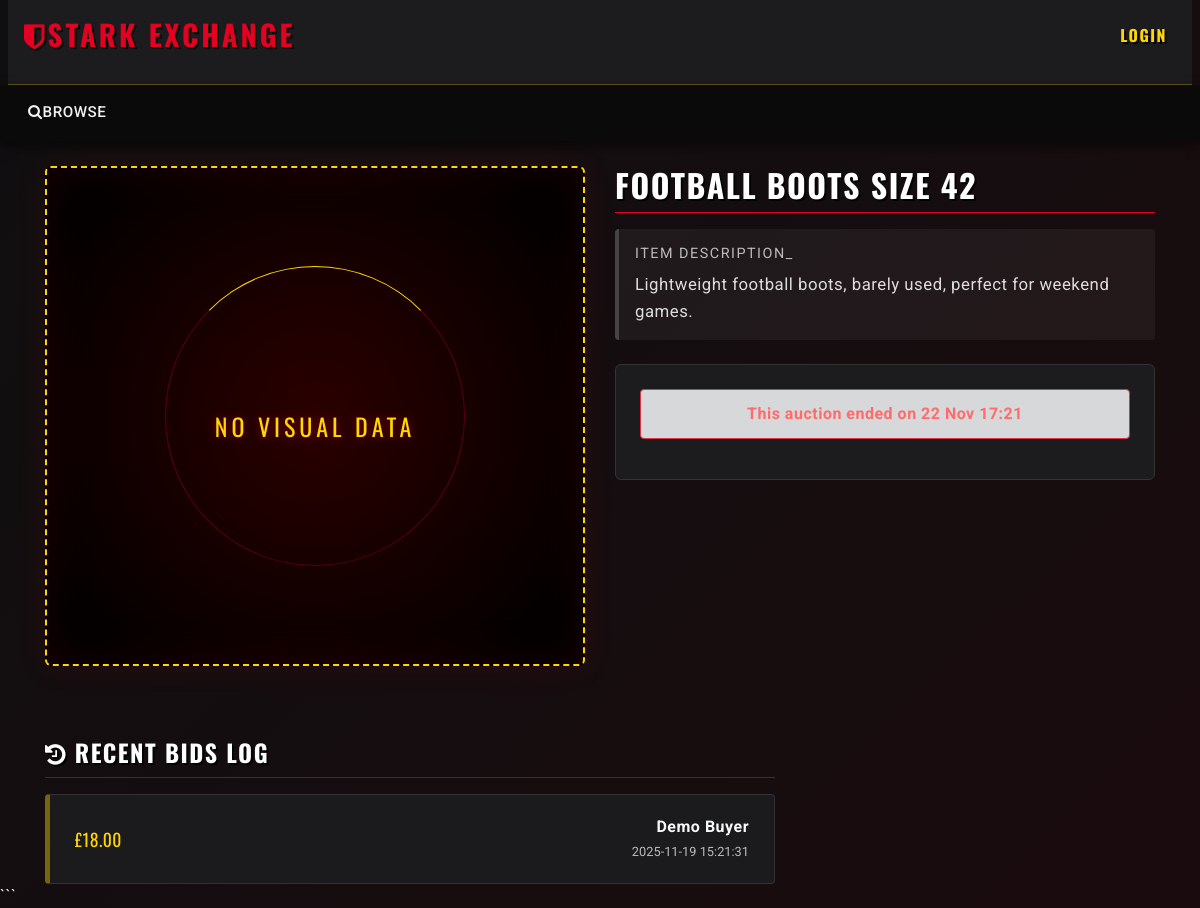
The app's page /listing.php?item_id=2 with its own data.
### tables this page shows
CREATE TABLE auctions (
    auction_id    INT AUTO_INCREMENT PRIMARY KEY,
    item_id       INT NOT NULL,
    seller_id     INT NOT NULL,
    start_price   DECIMAL(10,2) NOT NULL,
    reserve_price DECIMAL(10,2),
    start_date    DATETIME NOT NULL DEFAULT CURRENT_TIMESTAMP,
    end_date      DATETIME NOT NULL,
    winner_id     INT NULL,
    status        ENUM('pending','active','finished','cancelled')
                  NOT NULL DEFAULT 'pending',

    CONSTRAINT fk_auctions_item
        FOREIGN KEY (item_id)
        REFERENCES items(item_id)
        ON DELETE CASCADE
        ON UPDATE CASCADE,

    CONSTRAINT fk_auctions_seller
        FOREIGN KEY (seller_id)
        REFERENCES users(user_id)
        ON DELETE CASCADE
        ON UPDATE CASCADE,

    CONSTRAINT fk_auctions_winner
        FOREIGN KEY (winner_id)
        REFERENCES users(user_id)
        ON DELETE SET NULL
        ON UPDATE CASCADE
);

CREATE TABLE items (
    item_id      INT AUTO_INCREMENT PRIMARY KEY,
    title        VARCHAR(255) NOT NULL,
    description  TEXT,
    
     
    image_path   VARCHAR(255) DEFAULT NULL, 
     

    category_id  INT NOT NULL,
    seller_id    INT NOT NULL,
    created_at   DATETIME NOT NULL DEFAULT CURRENT_TIMESTAMP,

    CONSTRAINT fk_items_category
        FOREIGN KEY (category_id)
        REFERENCES categories(category_id)
        ON DELETE RESTRICT
        ON UPDATE CASCADE,

    CONSTRAINT fk_items_seller
        FOREIGN KEY (seller_id)
        REFERENCES users(user_id)
        ON DELETE CASCADE
        ON UPDATE CASCADE
);

CREATE TABLE bids (
    bid_id      INT AUTO_INCREMENT PRIMARY KEY,
    auction_id  INT NOT NULL,
    buyer_id    INT NOT NULL,
    bid_amount  DECIMAL(10,2) NOT NULL,
    bid_time    DATETIME NOT NULL DEFAULT CURRENT_TIMESTAMP,

    CONSTRAINT fk_bids_auction
        FOREIGN KEY (auction_id)
        REFERENCES auctions(auction_id)
        ON DELETE CASCADE
        ON UPDATE CASCADE,

    CONSTRAINT fk_bids_buyer
        FOREIGN KEY (buyer_id)
        REFERENCES users(user_id)
        ON DELETE CASCADE
        ON UPDATE CASCADE
);

CREATE TABLE users (
    user_id        INT AUTO_INCREMENT PRIMARY KEY,
    name           VARCHAR(100) NOT NULL,
    email          VARCHAR(255) NOT NULL UNIQUE,
    password_hash  VARCHAR(255) NOT NULL,
    role_id        INT NOT NULL,
    created_at     DATETIME NOT NULL DEFAULT CURRENT_TIMESTAMP,

    CONSTRAINT fk_users_role
        FOREIGN KEY (role_id)
        REFERENCES roles(role_id)
        ON DELETE RESTRICT
        ON UPDATE CASCADE
);

### utilities.php (called while the page is built, shortened)
<?php
function get_db() {
    static $conn = null;
    if ($conn === null) {
        $conn = new mysqli(DB_HOST, DB_USER, DB_PASS, DB_NAME);
        $conn->set_charset(DB_CHARSET);
    }
    return $conn;
}
function db_query($sql, $types = '', $params = []) {
    $conn = get_db();
    $stmt = $conn->prepare($sql);
    $stmt->bind_param($types, ...$params);
    if (!$stmt->execute()) {
        die('Execute failed: ' . $stmt->error);
    }
    return $stmt->get_result();
}
?>

### listing.php (the view, shortened to what this page needs)
<?php
require_once 'utilities.php';
include_once 'header.php';
$item_id = (int)$_GET['item_id'];
$sql = "
    SELECT
      a.auction_id,
      a.start_price,
      a.end_date,
      a.status,
      i.title,
      i.image_path,
      i.description
    FROM auctions a
    JOIN items i ON a.item_id = i.item_id
    WHERE i.item_id = ?
    ORDER BY a.end_date DESC
    LIMIT 1
";
$result = db_query($sql, 'i', [$item_id]);
$row = $result->fetch_assoc();
$auction_id  = (int)$row['auction_id'];
$title       = $row['title'];
$description = $row['description'];
$end_time    = new DateTime($row['end_date']);
$now = new DateTime();
$sql_history = "
    SELECT
        b.bid_amount,
        b.bid_time,
        u.name
    FROM bids b
    JOIN users u ON b.buyer_id = u.user_id
    WHERE b.auction_id = ?
    ORDER BY b.bid_time DESC
    LIMIT 5
";
$result_history = db_query($sql_history, 'i', [$auction_id]);
$bid_history = [];
if ($result_history && $result_history->num_rows > 0) {
    while ($h = $result_history->fetch_assoc()) {
        $bid_history[] = $h;
    }
}
?>
<div class="container mt-4">
  <div class="row">
    <div class="col-md-6 mb-4">
      <?php
        $img_path = $row['image_path'] ?? null;
        if (!empty($img_path) && file_exists("images/" . $img_path)) {
            echo '<div style="border: 2px solid var(--color-accent); border-radius: 6px; overflow: hidden; box-shadow: 0 0 30px rgba(227, 0, 34, 0.2);">';
            echo '  <img src="images/' . $img_path . '" alt="Item Image" style="width: 100%; height: 500px; object-fit: cover;">';
            echo '</div>';
        } else {
            echo '<div class="img-placeholder-lg" style="height: 500px;"></div>';
        }
      ?>
    </div>
    <div class="col-md-6">
      <div class="d-flex justify-content-between align-items-start mb-3 border-bottom pb-2" style="border-color: var(--color-primary) !important;">
          <h2 class="text-uppercase m-0" style="font-family: 'Oswald', sans-serif; color: #fff; letter-spacing: 1px;">
            <?php echo htmlspecialchars($title); ?>
          </h2>
      </div>
      <div class="item-description p-3 mb-4" style="background: rgba(255,255,255,0.05); border-left: 4px solid #444; border-radius: 4px;">
        <h5 class="text-muted mb-2" style="font-size: 0.9rem; letter-spacing: 1px;">ITEM DESCRIPTION_</h5>
        <div style="color: #ddd; font-size: 1.05rem; line-height: 1.6;">
          <?php echo nl2br(htmlspecialchars($description)); ?>
        </div>
      </div>
      <div class="bidding-zone p-4" style="background-color: var(--color-bg-secondary); border: 1px solid #333; border-radius: 6px;">
          <?php if ($now > $end_time): ?>
            <div class="alert alert-dark border-danger text-center font-weight-bold" style="color: #ff6b6b;">
                This auction ended on <?php echo date_format($end_time, 'j M H:i'); ?>
            </div>
          <?php endif; ?>
      </div> </div>
  </div>
  <div class="row mt-5">
    <div class="col-md-8">
        <h4 class="text-uppercase mb-3" style="font-family: 'Oswald', sans-serif; color: #aaa; border-bottom: 1px solid #333; padding-bottom: 10px;">
            <i class="fa fa-history"></i> Recent Bids Log
        </h4>
        <?php if (empty($bid_history)): ?>
            <p class="text-muted font-italic">No bids recorded in the database.</p>
        <?php else: ?>
            <ul class="list-group">
                <?php foreach ($bid_history as $bh): ?>
                    <li class="list-group-item d-flex justify-content-between align-items-center"
                        style="background-color: var(--color-bg-secondary); border-color: #333; color: #ccc;">
                        <span style="font-family: 'Oswald', sans-serif; font-size: 1.1rem; color: var(--color-accent);">
                            £<?php echo number_format((float)$bh['bid_amount'], 2); ?>
                        </span>
                        <div class="text-right">
                            <span class="font-weight-bold text-light"><?php echo htmlspecialchars($bh['name']); ?></span>
                            <br>
                            <small class="text-muted" style="font-family: monospace;">
                                <?php echo date('Y-m-d H:i:s', strtotime($bh['bid_time'])); ?>
                            </small>
                        </div>
                    </li>
                <?php endforeach; ?>
            </ul>
        <?php endif; ?>
    </div>
    <div class="col-md-4 text-right">
    </div>
  </div>
</div> ```
<?php include_once "footer.php"; ?>

### header.php (shortened to what this page needs)
<?php
require_once 'utilities.php';
?>
<!doctype html>
<html lang="en">
<head>
  <link rel="stylesheet" href="css/bootstrap.min.css">
  <link rel="stylesheet" href="https://cdnjs.cloudflare.com/ajax/libs/font-awesome/4.7.0/css/font-awesome.min.css">
  <link rel="stylesheet" href="css/custom.css?v=<?php echo time(); ?>">
</head>
<body>
<nav class="navbar navbar-expand-lg navbar-light bg-light mx-2">
  <a class="navbar-brand" href="#"><i class="fa fa-shield"></i>Stark Exchange</a>
  <ul class="navbar-nav ml-auto">
    <li class="nav-item">
<?php
if (isset($_SESSION['logged_in']) && $_SESSION['logged_in'] == true) {
  $role = $_SESSION['account_type'] ?? '';
  $email = $_SESSION['email'] ?? '';
  echo '<div class="d-flex align-items-center">';
  echo '<span class="navbar-text mr-3">'
        . 'Hello, ' . htmlspecialchars($role)
        . (!empty($email) ? ' (' . htmlspecialchars($email) . ')' : '')
        . '</span>';
  echo '<a class="nav-link" href="logout.php"><i class="fa fa-sign-out"></i>Logout</a>';
  echo '</div>';
} else {
  echo '<button type="button" class="btn nav-link" data-toggle="modal" data-target="#loginModal">Login</button>';
}
?>
    </li>
  </ul>
</nav>
<nav class="navbar navbar-expand-lg navbar-dark bg-dark">
  <ul class="navbar-nav align-middle">
    <li class="nav-item mx-1">
      <a class="nav-link" href="browse.php"><i class="fa fa-search"></i>Browse</a>
    </li>
  </ul>
</nav>

### footer.php (shortened to what this page needs)
</body>
</html>

### css/custom.css (style rules this page uses)
:root { --color-primary: #E30022; --color-accent: #FFD700; --color-bg-dark: #0A0A0A; --color-bg-secondary: #1C1C1E; --color-bg-input: #2D2D30; --color-text-light: #F0F0F0; --color-text-muted: #B0B0B0; }
body, html { background-color: var(--color-bg-dark) !important; background: linear-gradient(135deg, #0f0f10 0%, #1a0b0e 100%) !important; min-height: 100vh; color: var(--color-text-light) !important; font-family: 'Roboto', sans-serif !important; font-weight: 400; letter-spacing: 0.5px; }
h1, h2, h3, h4, h5, h6, .navbar-brand, .card-title, .container h2, .btn { font-family: 'Oswald', sans-serif !important; font-weight: 700; letter-spacing: 1.5px !important; text-transform: uppercase; color: white !important; text-shadow: 2px 2px 0px rgba(0,0,0,0.8) !important; margin-bottom: 15px; }
.container p.text-muted, .text-muted { font-family: 'Roboto', sans-serif !important; font-weight: 400; letter-spacing: normal; text-shadow: none !important; color: #bbb !important; }
.navbar-light.bg-light { background-color: var(--color-bg-secondary) !important; border-bottom: 1px solid rgba(255, 215, 0, 0.3); }
.navbar-brand { color: var(--color-primary) !important; font-weight: 900; font-size: 1.8rem; letter-spacing: 3px !important; margin-right: 40px !important; text-shadow: 2px 2px 0px #000, 0 0 5px rgba(227, 0, 34, 0.4); text-transform: uppercase; }
.navbar-light .nav-link, .navbar-light .btn-link { color: var(--color-accent) !important; font-weight: bold; }
.navbar-dark.bg-dark { background-color: var(--color-bg-dark) !important; box-shadow: 0 4px 10px rgba(0,0,0,0.5); }
.navbar-dark .navbar-nav .nav-link { color: var(--color-text-light) !important; font-weight: 500; border-bottom: 2px solid transparent; transition: all 0.3s; text-transform: uppercase; font-size: 0.95rem; }
.btn { border-radius: 2px !important; font-weight: bold; text-transform: uppercase; transition: all 0.3s ease; }
ul.list-group { border: none !important; gap: 15px; background-color: transparent !important; }
.list-group-item { background-color: rgba(28, 28, 30, 0.9) !important; border: 1px solid rgba(255, 255, 255, 0.1) !important; margin-bottom: 0 !important; border-radius: 4px; padding: 20px 25px; border-left: 5px solid rgba(255, 215, 0, 0.4) !important; position: relative; overflow: hidden; transition: all 0.3s cubic-bezier(0.25, 0.8, 0.25, 1); }
.list-group-item::after { content: ""; position: absolute; top: 0; left: -100%; width: 50%; height: 100%; background: linear-gradient(to right, transparent, rgba(255, 255, 255, 0.1), transparent); transform: skewX(-25deg); transition: none; }
.img-placeholder-lg { width: 100%; height: 500px; background: radial-gradient(circle at center, #2b0000 0%, #000 90%); display: flex; align-items: center; justify-content: center; flex-direction: column; border: 2px dashed var(--color-accent); position: relative; overflow: hidden; border-radius: 6px; box-shadow: 0 0 30px rgba(227, 0, 34, 0.1), inset 0 0 50px rgba(227, 0, 34, 0.1); }
.img-placeholder-lg::before { content: ""; position: absolute; width: 300px; height: 300px; border: 1px solid rgba(227, 0, 34, 0.3); border-radius: 50%; border-top-color: var(--color-accent); animation: stark-rotate 10s infinite linear; }
.img-placeholder-lg::after { content: "NO VISUAL DATA"; font-family: 'Oswald', sans-serif; color: var(--color-accent); font-size: 1.5rem; letter-spacing: 4px; margin-top: 20px; text-shadow: 0 0 10px rgba(227, 0, 34, 0.5); z-index: 2; }

### records on screen
auctions: item.title "FOOTBALL BOOTS SIZE 42", item.description "Lightweight football boots, barely used, perfect for weekend games.", end_date "22 Nov 17:21"
bids: bid_amount "18.00", buyer.name "Demo Buyer", bid_time "2025-11-19 15:21:31"
